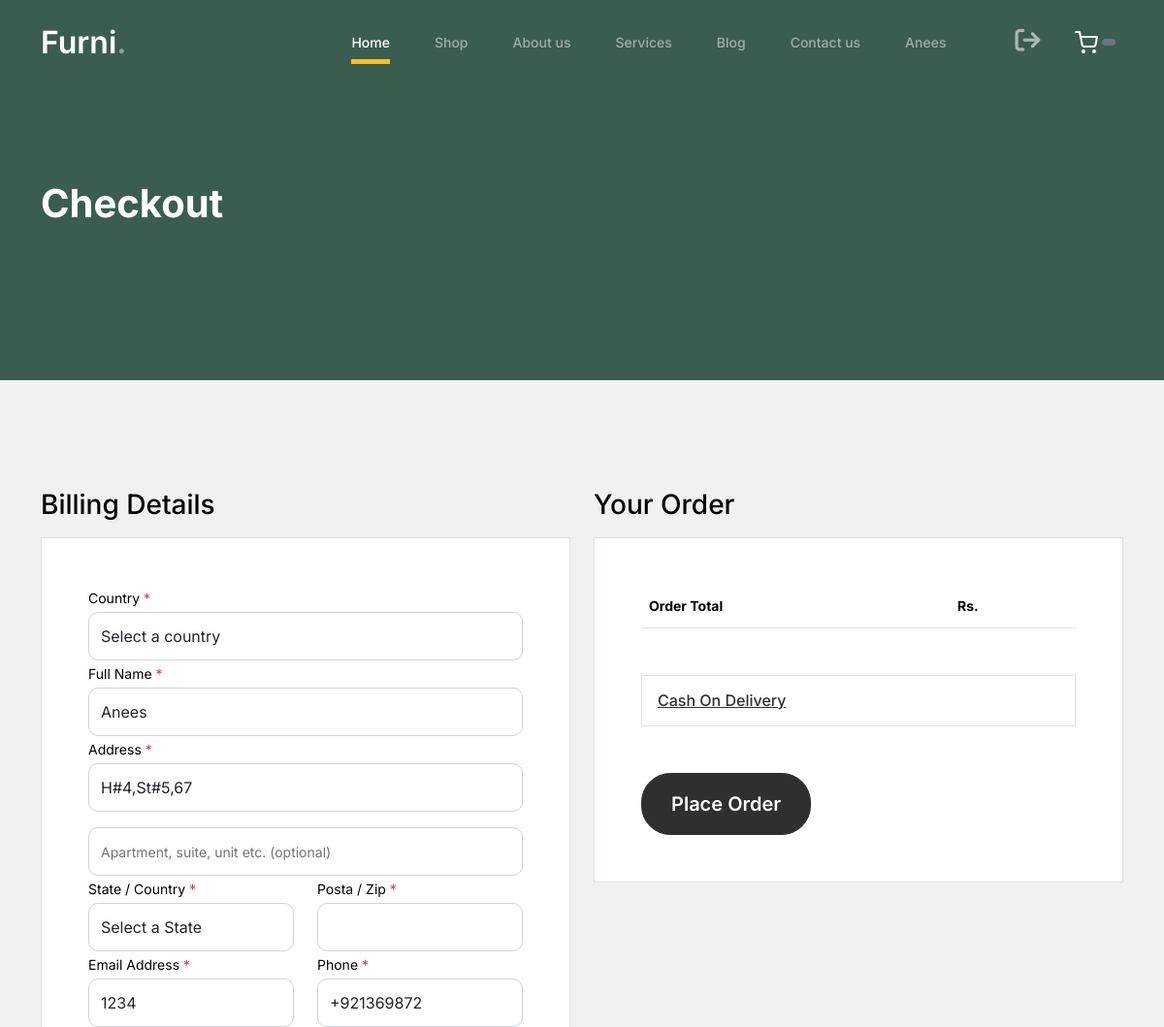
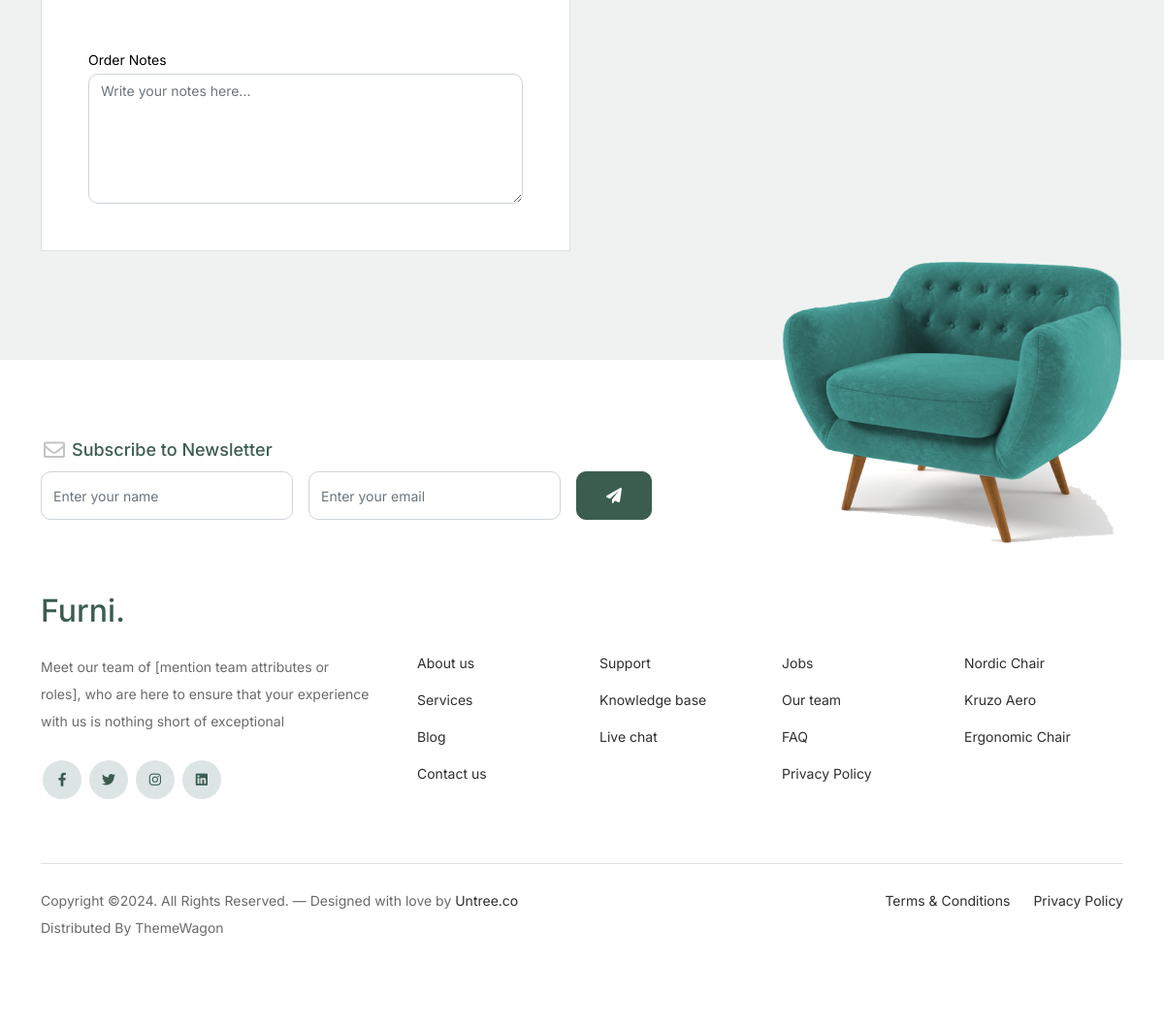
/User/checkout.php (signed in), run on the app's committed database (2 pictures, top to bottom).
### tables this page shows
CREATE TABLE `user` (
  `Id` int(11) NOT NULL,
  `Name` varchar(50) NOT NULL,
  `EMail` varchar(50) NOT NULL,
  `Password` varchar(50) NOT NULL,
  `Gender` varchar(6) NOT NULL,
  `Phone` varchar(50) NOT NULL,
  `Address` varchar(50) NOT NULL,
  `Role` varchar(10) NOT NULL DEFAULT 'User'
);

CREATE TABLE `website_info` (
  `ID` int(11) NOT NULL,
  `Name` varchar(25) NOT NULL,
  `Description` varchar(500) NOT NULL,
  `E-Mail` varchar(30) NOT NULL,
  `Phone Number` varchar(15) NOT NULL,
  `Address` varchar(50) NOT NULL,
  `Facebook Link` varchar(100) NOT NULL,
  `Insta Link` varchar(100) NOT NULL,
  `Timing` time NOT NULL,
  `Added_At` timestamp NOT NULL DEFAULT current_timestamp()
);

### User/checkout.php (the view, shortened to what this page needs)
<?php include("header.php");
if(!isset($_SESSION["u_id"]))
{
	header("Location: ../Login/index.php");
}
else{
	$id = $_SESSION["u_id"];
    $q = "SELECT * FROM `user` WHERE id = $id";
    $r = mysqli_query($conn,$q);
    $d = mysqli_fetch_array($r);
}
?>
			<div class="hero">
				<div class="container">
					<div class="row justify-content-between">
						<div class="col-lg-5">
							<div class="intro-excerpt">
								<h1>Checkout</h1>
							</div>
						</div>
						<div class="col-lg-7">
						</div>
					</div>
				</div>
			</div>
		<div class="untree_co-section">
		    <div class="container">
		      <div class="row">
		        <div class="col-md-6 mb-5 mb-md-0">
		          <h2 class="h3 mb-3 text-black">Billing Details</h2>
		          <div class="p-3 p-lg-5 border bg-white">
		            <div class="form-group">
		              <label for="c_country" class="text-black">Country <span class="text-danger">*</span></label>
		              <select id="c_country" class="form-control">
		                <option value="1">Select a country</option>
		              </select>
		            </div>
		            <div class="form-group row">
		              <div class="col-md-12">
		                <label for="c_fname" class="text-black">Full Name <span class="text-danger">*</span></label>
		                <input type="text" class="form-control" id="c_fname" name="c_fname" value="<?php echo $d[1];?>">
		              </div>
		            </div>
		            <div class="form-group row">
		              <div class="col-md-12">
		                <label for="c_address" class="text-black">Address <span class="text-danger">*</span></label>
		                <input type="text" class="form-control" id="c_address" name="c_address" placeholder="Street address" value="<?php echo $d[6];?>">
		              </div>
		            </div>
		            <div class="form-group mt-3">
		              <input type="text" class="form-control" placeholder="Apartment, suite, unit etc. (optional)">
		            </div>
		            <div class="form-group row">
		              <div class="col-md-6">
		                <label for="c_state_country" class="text-black">State / Country <span class="text-danger">*</span></label>
						<select id="c_state_country" class="form-control">
		                <option value="1">Select a State</option>
		              </select>
		              </div>
		              <div class="col-md-6">
		                <label for="c_postal_zip" class="text-black">Posta / Zip <span class="text-danger">*</span></label>
		                <input type="text" class="form-control" id="c_postal_zip" name="c_postal_zip">
		              </div>
		            </div>
		            <div class="form-group row mb-5">
		              <div class="col-md-6">
		                <label for="c_email_address" class="text-black">Email Address <span class="text-danger">*</span></label>
		                <input type="text" class="form-control" id="c_email_address" name="c_email_address" value="<?php echo $d[3];?>">
		              </div>
		              <div class="col-md-6">
		                <label for="c_phone" class="text-black">Phone <span class="text-danger">*</span></label>
		                <input type="text" class="form-control" id="c_phone" name="c_phone" placeholder="Phone Number" value="<?php echo $d[5];?>">
		              </div>
		            </div>
		            <div class="form-group">
		              <label for="c_order_notes" class="text-black">Order Notes</label>
		              <textarea name="c_order_notes" id="c_order_notes" cols="30" rows="5" class="form-control" placeholder="Write your notes here..."></textarea>
		            </div>
		          </div>
		        </div>
		        <div class="col-md-6">
		          <div class="row mb-5">
		            <div class="col-md-12">
		              <h2 class="h3 mb-3 text-black">Your Order</h2>
		              <div class="p-3 p-lg-5 border bg-white">
		                <table class="table site-block-order-table mb-5">
		                  <tbody>
		                    <tr>
		                      <td class="text-black font-weight-bold"><strong>Order Total</strong></td>
		                      <td class="text-black font-weight-bold"><strong>Rs. <?php echo $_SESSION["total"]?></strong></td>
		                    </tr>
		                  </tbody>
		                </table>
		                <div class="border p-3 mb-5">
		                  <h3 class="h6 mb-0"><a class="d-block" data-bs-toggle="collapse" href="#collapsepaypal" role="button" aria-expanded="false" aria-controls="collapsepaypal">Cash On Delivery</a></h3>
		                </div>
		                <div class="form-group">
		                  <button class="btn btn-black btn-lg py-3 btn-block" onclick="window.location='checkout2.php'">Place Order</button>
		                </div>
		              </div>
		            </div>
		          </div>
		        </div>
		      </div>
		    </div>
		  </div>
<?php include("footer.php");?>

### User/footer.php (shortened to what this page needs)
<?php
	include("../connection.php");
$query="SELECT * FROM `website_info`";
$result=mysqli_query($conn,$query);
$data=mysqli_fetch_array($result);
?>
<footer class="footer-section">
			<div class="container relative">
				<div class="sofa-img">
					<img src="images/sofa.png" alt="Image" class="img-fluid">
				</div>
				<div class="row">
					<div class="col-lg-8">
						<div class="subscription-form">
							<h3 class="d-flex align-items-center"><span class="me-1"><img src="images/envelope-outline.svg" alt="Image" class="img-fluid"></span><span>Subscribe to Newsletter</span></h3>
							<form action="#" class="row g-3">
								<div class="col-auto">
									<input type="text" class="form-control" placeholder="Enter your name">
								</div>
								<div class="col-auto">
									<input type="email" class="form-control" placeholder="Enter your email">
								</div>
								<div class="col-auto">
									<button class="btn btn-primary">
										<span class="fa fa-paper-plane"></span>
									</button>
								</div>
							</form>
						</div>
					</div>
				</div>
				<div class="row g-5 mb-5">
					<div class="col-lg-4">
						<div class="mb-4 footer-logo-wrap"><a href="#" class="footer-logo"><?php echo "$data[1]"; ?><span>.</span></a></div>
						<p class="mb-4"><?php echo"$data[2]" ?></p>
						<ul class="list-unstyled custom-social">
							<li><a href="<?php echo"$data[6]" ?>"><span class="fa fa-brands fa-facebook-f"></span></a></li>
							<li><a href="#"><span class="fa fa-brands fa-twitter"></span></a></li>
							<li><a href="<?php echo"$data[7]" ?>"><span class="fa fa-brands fa-instagram"></span></a></li>
							<li><a href="#"><span class="fa fa-brands fa-linkedin"></span></a></li>
						</ul>
					</div>
					<div class="col-lg-8">
						<div class="row links-wrap">
							<div class="col-6 col-sm-6 col-md-3">
								<ul class="list-unstyled">
									<li><a href="about.php">About us</a></li>
									<li><a href="#">Services</a></li>
									<li><a href="#">Blog</a></li>
									<li><a href="contact.php">Contact us</a></li>
								</ul>
							</div>
							<div class="col-6 col-sm-6 col-md-3">
								<ul class="list-unstyled">
									<li><a href="#">Support</a></li>
									<li><a href="#">Knowledge base</a></li>
									<li><a href="#">Live chat</a></li>
								</ul>
							</div>
							<div class="col-6 col-sm-6 col-md-3">
								<ul class="list-unstyled">
									<li><a href="#">Jobs</a></li>
									<li><a href="#">Our team</a></li>
									<li><a href="FAQ.php">FAQ</a></li>
									<li><a href="privacypolicy.php">Privacy Policy</a></li>
								</ul>
							</div>
							<div class="col-6 col-sm-6 col-md-3">
								<ul class="list-unstyled">
									<li><a href="#">Nordic Chair</a></li>
									<li><a href="#">Kruzo Aero</a></li>
									<li><a href="#">Ergonomic Chair</a></li>
								</ul>
							</div>
						</div>
					</div>
				</div>
				<div class="border-top copyright">
					<div class="row pt-4">
						<div class="col-lg-6">
							<p class="mb-2 text-center text-lg-start">Copyright &copy;. All Rights Reserved. &mdash; Designed with love by <a href="https://untree.co">Untree.co</a> Distributed By <a hreff="https://themewagon.com">ThemeWagon</a>
            </p>
						</div>
						<div class="col-lg-6 text-center text-lg-end">
							<ul class="list-unstyled d-inline-flex ms-auto">
								<li class="me-4"><a href="#">Terms &amp; Conditions</a></li>
								<li><a href="#">Privacy Policy</a></li>
							</ul>
						</div>
					</div>
				</div>
			</div>
		</footer>
	</body>
</html>

### User/css/style.css (style rules this page uses)
body { overflow-x: hidden; position: relative; }
body { font-family: "Inter", sans-serif; font-weight: 400; line-height: 28px; color: #6a6a6a; font-size: 14px; background-color: #eff2f1; }
a { text-decoration: none; -webkit-transition: .3s all ease; -o-transition: .3s all ease; transition: .3s all ease; color: #2f2f2f; text-decoration: underline; }
.hero { background: #3b5d50; padding: calc(4rem - 30px) 0 0rem 0; }
@media (min-width: 768px) { .hero { padding: calc(4rem - 30px) 0 4rem 0; } }
@media (min-width: 992px) { .hero { padding: calc(8rem - 30px) 0 8rem 0; } }
.hero .intro-excerpt { position: relative; z-index: 4; }
@media (min-width: 992px) { .hero .intro-excerpt { max-width: 450px; } }
.hero h1 { font-weight: 700; color: #ffffff; margin-bottom: 30px; }
.btn { font-weight: 600; padding: 12px 30px; border-radius: 30px; color: #ffffff; background: #2f2f2f; border-color: #2f2f2f; }
.btn.btn-primary { background: #3b5d50; border-color: #3b5d50; }
.footer-section { padding: 80px 0; background: #ffffff; }
.footer-section .relative { position: relative; }
.footer-section a { text-decoration: none; color: #2f2f2f; -webkit-transition: .3s all ease; -o-transition: .3s all ease; transition: .3s all ease; }
.footer-section .subscription-form { margin-bottom: 40px; position: relative; z-index: 2; margin-top: 100px; }
@media (min-width: 992px) { .footer-section .subscription-form { margin-top: 0px; margin-bottom: 80px; } }
.footer-section .subscription-form h3 { font-size: 18px; font-weight: 500; color: #3b5d50; }
.footer-section .subscription-form .form-control { height: 50px; border-radius: 10px; font-family: "Inter", sans-serif; }
.footer-section .subscription-form .btn { border-radius: 10px !important; }
.footer-section .sofa-img { position: absolute; top: -200px; z-index: 1; right: 0; }
.footer-section .sofa-img img { max-width: 380px; }
.footer-section .links-wrap { margin-top: 0px; }
@media (min-width: 992px) { .footer-section .links-wrap { margin-top: 54px; } }
.footer-section .links-wrap ul li { margin-bottom: 10px; }
.footer-section .footer-logo-wrap .footer-logo { font-size: 32px; font-weight: 500; text-decoration: none; color: #3b5d50; }
.footer-section .custom-social li { margin: 2px; display: inline-block; }
.footer-section .custom-social li a { width: 40px; height: 40px; text-align: center; line-height: 40px; display: inline-block; background: #dce5e4; color: #3b5d50; border-radius: 50%; }
.footer-section .border-top { border-color: #dce5e4; }
.footer-section .border-top.copyright { font-size: 14px !important; }
.untree_co-section { padding: 7rem 0; }
.form-control { height: 50px; border-radius: 10px; font-family: "Inter", sans-serif; }
textarea { height: auto !important; }
.site-block-order-table td, .site-block-order-table th { color: #000000; }

### data on the page
user: c_fname "Anees", c_address "H#4,St#5,67", c_email_address "1234", c_phone "+921369872"
website_info: Name "Furni", Description "Meet our team of [mention team attributes or roles], who are here to ensure that your experience with us is nothing short of exceptional"

### other printed values
$_SESSION["u_name"] "Anees"
